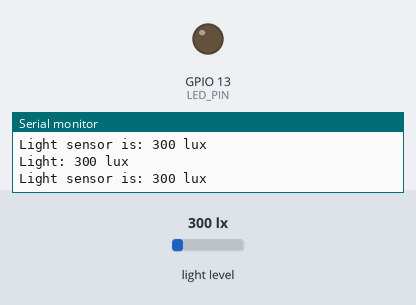
A program run on a simulated ESP32. Parts: output pins drawn as LEDs (lit = HIGH), the last lines printed to the serial monitor. Inputs (shaded band) come from the test bench; at power-on: light level 300 lx. WiFi joins after 1.5 s; servers stay silent unless stated; no MQTT or app messages arrive unless stated.

Above: at 3.3 s.
3.4 s: light level set to 371 lx
4.9 s: light level set to 435 lx
At 5.3 s:
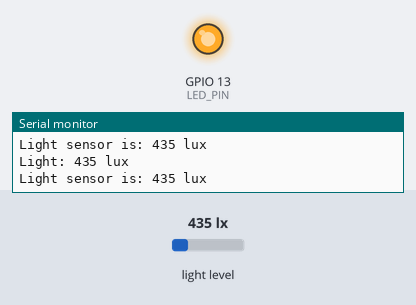
6.4 s: light level set to 40 lx
At 7.6 s:
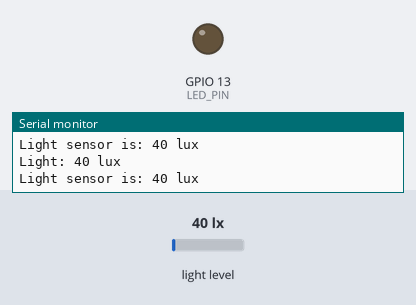
7.9 s: light level set to 500 lx
At 9.1 s:
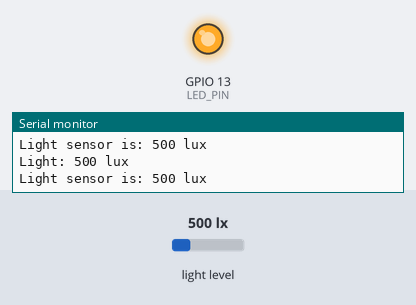
Timing chart, 0 to 10.4 s (numbered marks = the images above; inputs shaded):
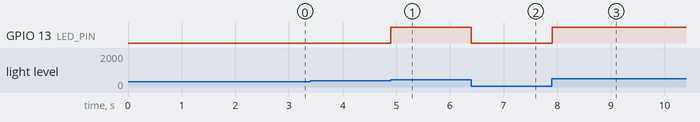

Measured:
- the behaviour switches between 401 and 402 lx on light level (found by bisection; images 0 and 1)
- after the input at 4.9 s, GPIO 13 (LED_PIN): LOW → HIGH at once
- after the input at 6.4 s, GPIO 13 (LED_PIN): HIGH → LOW at once
- after the input at 7.9 s, GPIO 13 (LED_PIN): LOW → HIGH at once

The program:

main.cpp
```cpp
#include <Adafruit_Sensor.h>
#include <Wire.h>
#include <BH1750.h>
#include <WiFi.h>
#include <PubSubClient.h>

// Wi-Fi credentials
const char* ssid = "ASUS";
const char* password = "password";

// MQTT credentials and settings
const char* mqtt_server = "broker.emqx.io";
const int mqtt_port = 1883;
const char* mqtt_username = "dan";
const char* mqtt_password = "ger";
const char* mqtt_subscribe_topic = "cobad";
const char* mqtt_publisher_topic = "sensor_data";
WiFiClient espClient;
PubSubClient client(espClient);

// Pin definitions
const int LIGHT_SENSOR_ADDRESS = 0x23; // I2C address of light sensor
const int LED_PIN = 13; //  LED and buzzer
// Sensor type definitions
const int LIGHT_SENSOR_TYPE = BH1750::ONE_TIME_HIGH_RES_MODE; // 1 lx resolution

// Sensor objects
BH1750 lightMeter; // I2C address 0x23

void setup() {
  Serial.begin(115200); // Initialize serial communication
  Wire.begin(21, 22); // SDA, SCL
  lightMeter.begin(); // Initialize light sensor
  delay(100);  // Wait for sensor to initialize
  pinMode(LED_PIN, OUTPUT); // Initialize LED pin as output
  // Connect to Wi-Fi network
  WiFi.begin(ssid, password);
  while (WiFi.status() != WL_CONNECTED) {
    delay(1000);
    Serial.println("Connecting to WiFi...");
  }
  Serial.println("Connected to WiFi");

  // Connect to MQTT broker
  client.setServer(mqtt_server, mqtt_port);
  while (!client.connected()) {
    Serial.println("Connecting to MQTT broker...");
    if (client.connect("ESP32Client", mqtt_username, mqtt_password)) {
      Serial.println("Connected to MQTT broker");
    } else {
      Serial.print("Failed with state ");
      Serial.print(client.state());
      delay(2000);
    }
  }

}

void loop() {
  static unsigned long lastLightTime = 0; //this static variable is for the light to be read every 2 seconds

  // Take light reading every 2 seconds
  if (millis() - lastLightTime >= 2000) {
    uint16_t lux = lightMeter.readLightLevel();  //to make the BH1750 read the light level
    if (!isnan(lux)) { //if the light level is not a number, print the light level
      Serial.print("Light: ");
      Serial.print(lux);
      Serial.println(" lux");
      //digitalWrite(LED_PIN, HIGH);
if (lux > 400) {
        // Turn on buzzer if light level is greater than 400 lux
        digitalWrite(LED_PIN, HIGH);
      } else {
        digitalWrite(LED_PIN, LOW);
      }

      // Publish light sensor data to MQTT broker
      if (!isnan(lux)) {
  Serial.print("Light sensor is: ");
  Serial.print(lux);
  Serial.println(" lux");
  if (lux > 400) {
    digitalWrite(LED_PIN, HIGH);
    char buffer[10];
    snprintf(buffer, 10, "%d", lux);
    client.publish(mqtt_publisher_topic, ("Warning, 2501966742 " + String(buffer) + " lux").c_str());
  } if (lux < 400)
  {
    digitalWrite(LED_PIN, LOW);
    char buffer[10];
    snprintf(buffer, 10, "%d", lux);
    client.publish(mqtt_publisher_topic, ("Closed, 2501966742 " + String(buffer) + " lux").c_str());
  }

}
}
  }
  /*  char buffer[10];
      snprintf(buffer, 10, "%d", lux);
      client.publish(mqtt_publisher_topic, ("The light sensor reading is " + String(buffer) + " lux").c_str());
    } else {
      Serial.println("Error reading light level!"); //if the light level is a number, print an error message
    }
    lastLightTime = millis(); //this is to make the light level read every 2 seconds
  }*/

  // Maintain MQTT connection
  if (!client.connected()) {
    client.connect("ESP32Client", mqtt_username, mqtt_password);
  }
  client.loop();

  delay(10);
}
```
